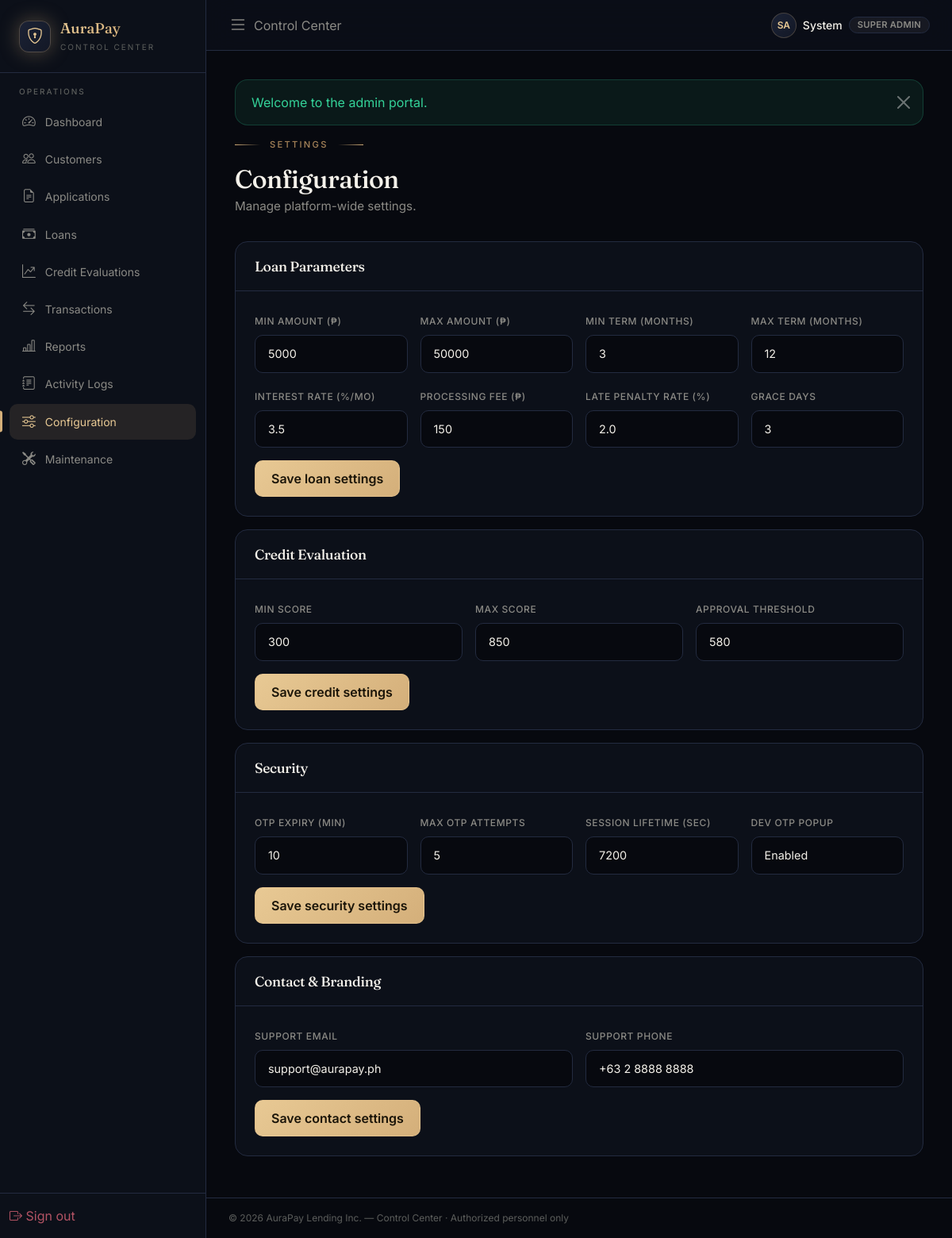
Screenshot of /admin/configuration.php (signed in) with the database file from the repository.
### tables this page shows
CREATE TABLE `users` (
    `id`                  BIGINT UNSIGNED NOT NULL AUTO_INCREMENT,
    `first_name`          VARCHAR(100)    NOT NULL,
    `middle_name`         VARCHAR(100)    DEFAULT NULL,
    `last_name`           VARCHAR(100)    NOT NULL,
    `email`               VARCHAR(190)    NOT NULL,
    `password_hash`       VARCHAR(255)    NOT NULL,
    `phone`               VARCHAR(32)     NOT NULL,
    `user_type`           ENUM('customer','admin') NOT NULL DEFAULT 'customer',
    `role`                VARCHAR(50)     DEFAULT NULL,
    `status`              ENUM('active','inactive','suspended','pending') NOT NULL DEFAULT 'pending',
    `email_verified_at`   DATETIME        DEFAULT NULL,
    `last_login_at`       DATETIME        DEFAULT NULL,
    `failed_login_attempts` INT UNSIGNED  NOT NULL DEFAULT 0,
    `locked_until`        DATETIME        DEFAULT NULL,
    `created_at`          DATETIME        NOT NULL DEFAULT CURRENT_TIMESTAMP,
    `updated_at`          DATETIME        NOT NULL DEFAULT CURRENT_TIMESTAMP ON UPDATE CURRENT_TIMESTAMP,
    PRIMARY KEY (`id`),
    UNIQUE KEY `uniq_users_email` (`email`),
    KEY `idx_users_type` (`user_type`),
    KEY `idx_users_status` (`status`),
    KEY `idx_users_phone` (`phone`)
);

CREATE TABLE `settings` (
    `id`          BIGINT UNSIGNED NOT NULL AUTO_INCREMENT,
    `key_name`    VARCHAR(100)    NOT NULL,
    `value`       TEXT           DEFAULT NULL,
    `group_name`  VARCHAR(50)    DEFAULT 'general',
    `description` VARCHAR(255)   DEFAULT NULL,
    `updated_by`  BIGINT UNSIGNED DEFAULT NULL,
    `created_at`  DATETIME       NOT NULL DEFAULT CURRENT_TIMESTAMP,
    `updated_at`  DATETIME       NOT NULL DEFAULT CURRENT_TIMESTAMP ON UPDATE CURRENT_TIMESTAMP,
    PRIMARY KEY (`id`),
    UNIQUE KEY `uniq_setting_key` (`key_name`),
    KEY `idx_setting_group` (`group_name`)
);

### helpers/Session.php (called while the page is built, shortened)
<?php
final class Session
{
    public static function get(string $key, $default = null)
    {
        return $_SESSION[$key] ?? $default;
    }
    public static function isLoggedIn(): bool
    {
        return isset($_SESSION['user_id']);
    }
    public static function userId(): ?int
    {
        return self::isLoggedIn() ? (int) self::get('user_id') : null;
    }
    public static function userName(): string
    {
        return (string) self::get('user_name', '');
    }
    public static function userRole(): ?string
    {
        return self::get('user_role');
    }
    public static function flash(string $key, $value = null)
    {
        $val = $_SESSION['_flash'][$key] ?? null;
        return $val;
    }
    public static function hasFlash(string $key): bool
    {
        return isset($_SESSION['_flash'][$key]);
    }
}

### helpers/Util.php (called while the page is built, shortened)
<?php
final class Util
{
    public static function initials(string $name): string
    {
        $parts = preg_split('/\s+/', trim($name));
        return strtoupper(substr($parts[0], 0, 1) . substr(end($parts), 0, 1));
    }
}

### helpers/Database.php (called while the page is built, shortened)
<?php
final class Database
{
    private static ?PDO $instance = null;
    public static function connection(): PDO
    {
        if (self::$instance instanceof PDO) {
            return self::$instance;
        }
        $cfg = require CONFIG_PATH . '/database.php';
        $dsn = sprintf(
            'mysql:host=%s;port=%d;dbname=%s;charset=%s',
            $cfg['host'],
            $cfg['port'],
            $cfg['name'],
            $cfg['charset']
        );
        $options = [
            PDO::ATTR_ERRMODE            => PDO::ERRMODE_EXCEPTION,
            PDO::ATTR_DEFAULT_FETCH_MODE => PDO::FETCH_ASSOC,
            PDO::ATTR_EMULATE_PREPARES   => false,
            PDO::ATTR_PERSISTENT         => false,
        ];
        try {
            self::$instance = new PDO($dsn, $cfg['user'], $cfg['pass'], $options);
        } catch (PDOException $e) {
            self::fail($e);
        }
        return self::$instance;
    }
    public static function query(string $sql, array $params = []): PDOStatement
    {
        $stmt = self::connection()->prepare($sql);
        $stmt->execute($params);
        return $stmt;
    }
    public static function fetch(string $sql, array $params = []): ?array
    {
        $stmt = self::query($sql, $params);
        $row = $stmt->fetch();
        return $row === false ? null : $row;
    }
    public static function fetchAll(string $sql, array $params = []): array
    {
        return self::query($sql, $params)->fetchAll();
    }
}

### helpers/Settings.php (called while the page is built, shortened)
<?php
final class Settings
{
    public static function byGroup(string $group): array
    {
        return Database::fetchAll(
            'SELECT key_name, value, description FROM settings WHERE group_name = :g ORDER BY key_name',
            [':g' => $group]
        );
    }
}

### admin/configuration.php (the view, shortened to what this page needs)
<?php
require_once __DIR__ . '/../includes/admin_header.php';
$loanSettings = Settings::byGroup('loan');
$creditSettings = Settings::byGroup('credit');
$securitySettings = Settings::byGroup('security');
$contactSettings = Settings::byGroup('contact');
function settingValue(array $settings, string $key): string {
    foreach ($settings as $s) { if ($s['key_name'] === $key) return htmlspecialchars($s['value']); }
    return '';
}
?>
<div class="page-header">
    <?= section_label('Settings') ?>
    <h1 class="page-title">Configuration</h1>
    <p class="page-subtitle">Manage platform-wide settings.</p>
</div>
<div class="card mb-3">
    <div class="card-header"><h5 class="mb-0">Loan Parameters</h5></div>
    <div class="card-body">
        <form method="post">
            <div class="row g-3">
                <div class="col-md-3"><label class="form-label">Min amount (₱)</label><input type="number" name="min_loan_amount" class="form-control" value="<?= settingValue($loanSettings,'min_loan_amount') ?>"></div>
                <div class="col-md-3"><label class="form-label">Max amount (₱)</label><input type="number" name="max_loan_amount" class="form-control" value="<?= settingValue($loanSettings,'max_loan_amount') ?>"></div>
                <div class="col-md-3"><label class="form-label">Min term (months)</label><input type="number" name="min_loan_term" class="form-control" value="<?= settingValue($loanSettings,'min_loan_term') ?>"></div>
                <div class="col-md-3"><label class="form-label">Max term (months)</label><input type="number" name="max_loan_term" class="form-control" value="<?= settingValue($loanSettings,'max_loan_term') ?>"></div>
                <div class="col-md-3"><label class="form-label">Interest rate (%/mo)</label><input type="number" step="0.1" name="default_interest_rate" class="form-control" value="<?= settingValue($loanSettings,'default_interest_rate') ?>"></div>
                <div class="col-md-3"><label class="form-label">Processing fee (₱)</label><input type="number" name="default_processing_fee" class="form-control" value="<?= settingValue($loanSettings,'default_processing_fee') ?>"></div>
                <div class="col-md-3"><label class="form-label">Late penalty rate (%)</label><input type="number" step="0.1" name="late_penalty_rate" class="form-control" value="<?= settingValue($loanSettings,'late_penalty_rate') ?>"></div>
                <div class="col-md-3"><label class="form-label">Grace days</label><input type="number" name="grace_days" class="form-control" value="<?= settingValue($loanSettings,'grace_days') ?>"></div>
            </div>
            <button type="submit" class="btn btn-gold mt-3">Save loan settings</button>
        </form>
    </div>
</div>
<div class="card mb-3">
    <div class="card-header"><h5 class="mb-0">Credit Evaluation</h5></div>
    <div class="card-body">
        <form method="post">
            <div class="row g-3">
                <div class="col-md-4"><label class="form-label">Min score</label><input type="number" name="credit_min_score" class="form-control" value="<?= settingValue($creditSettings,'credit_min_score') ?>"></div>
                <div class="col-md-4"><label class="form-label">Max score</label><input type="number" name="credit_max_score" class="form-control" value="<?= settingValue($creditSettings,'credit_max_score') ?>"></div>
                <div class="col-md-4"><label class="form-label">Approval threshold</label><input type="number" name="credit_approval_threshold" class="form-control" value="<?= settingValue($creditSettings,'credit_approval_threshold') ?>"></div>
            </div>
            <button type="submit" class="btn btn-gold mt-3">Save credit settings</button>
        </form>
    </div>
</div>
<div class="card mb-3">
    <div class="card-header"><h5 class="mb-0">Security</h5></div>
    <div class="card-body">
        <form method="post">
            <div class="row g-3">
                <div class="col-md-3"><label class="form-label">OTP expiry (min)</label><input type="number" name="otp_expiry_minutes" class="form-control" value="<?= settingValue($securitySettings,'otp_expiry_minutes') ?>"></div>
                <div class="col-md-3"><label class="form-label">Max OTP attempts</label><input type="number" name="otp_max_attempts" class="form-control" value="<?= settingValue($securitySettings,'otp_max_attempts') ?>"></div>
                <div class="col-md-3"><label class="form-label">Session lifetime (sec)</label><input type="number" name="session_lifetime" class="form-control" value="<?= settingValue($securitySettings,'session_lifetime') ?>"></div>
                <div class="col-md-3">
                    <label class="form-label">Dev OTP popup</label>
                    <select name="dev_otp_enabled" class="form-select">
                        <option value="1" <?= settingValue($securitySettings,'dev_otp_enabled')==='1'?'selected':'' ?>>Enabled</option>
                    </select>
                </div>
            </div>
            <button type="submit" class="btn btn-gold mt-3">Save security settings</button>
        </form>
    </div>
</div>
<div class="card mb-3">
    <div class="card-header"><h5 class="mb-0">Contact & Branding</h5></div>
    <div class="card-body">
        <form method="post">
            <div class="row g-3">
                <div class="col-md-6"><label class="form-label">Support email</label><input type="email" name="support_email" class="form-control" value="<?= settingValue($contactSettings,'support_email') ?>"></div>
                <div class="col-md-6"><label class="form-label">Support phone</label><input type="text" name="support_phone" class="form-control" value="<?= settingValue($contactSettings,'support_phone') ?>"></div>
            </div>
            <button type="submit" class="btn btn-gold mt-3">Save contact settings</button>
        </form>
    </div>
</div>
<?php require_once __DIR__ . '/../includes/admin_footer.php'; ?>

### includes/admin_header.php (shortened to what this page needs)
<?php
require_once __DIR__ . '/../includes/product.php';
$adminUser = Database::fetch('SELECT * FROM users WHERE id = :id', [':id' => Session::userId()]);
$p = product();
$role = Session::userRole();
$active = basename($_SERVER['PHP_SELF'] ?? '');
?>
<!DOCTYPE html>
<html lang="en">
<head>
    <link href="https://cdn.jsdelivr.net/npm/bootstrap@5.3.3/dist/css/bootstrap.min.css" rel="stylesheet">
    <link href="https://cdn.jsdelivr.net/npm/bootstrap-icons@1.11.3/font/bootstrap-icons.min.css" rel="stylesheet">
    <link href="assets/css/aurapay.css" rel="stylesheet">
</head>
<body>
<div class="admin-wrapper bg-grain">
    <aside class="admin-sidebar" id="adminSidebar">
        <a href="dashboard.php" class="sidebar-brand">
            <span class="brand-icon" style="background: linear-gradient(135deg, var(--obsidian-4), var(--obsidian-3)); color: var(--gold-bright); border: 1px solid rgba(212,175,122,0.3);">
                <i class="bi bi-shield-lock"></i>
            </span>
            <span>
                <span class="brand-text"><?= htmlspecialchars($p['name']) ?></span>
                <span class="brand-sub">Control Center</span>
            </span>
        </a>
        <nav class="sidebar-nav">
            <div class="nav-section-label">Operations</div>
            <a href="dashboard.php" class="nav-link <?= $active === 'dashboard.php' ? 'active' : '' ?>"><i class="bi bi-speedometer2"></i> Dashboard</a>
            <a href="customers.php" class="nav-link <?= $active === 'customers.php' ? 'active' : '' ?>"><i class="bi bi-people"></i> Customers</a>
            <a href="applications.php" class="nav-link <?= $active === 'applications.php' ? 'active' : '' ?>"><i class="bi bi-file-earmark-text"></i> Applications</a>
            <a href="loans.php" class="nav-link <?= $active === 'loans.php' ? 'active' : '' ?>"><i class="bi bi-cash-stack"></i> Loans</a>
            <a href="credit_evaluation.php" class="nav-link <?= $active === 'credit_evaluation.php' ? 'active' : '' ?>"><i class="bi bi-graph-up-arrow"></i> Credit Evaluations</a>
            <a href="transactions.php" class="nav-link <?= $active === 'transactions.php' ? 'active' : '' ?>"><i class="bi bi-arrow-left-right"></i> Transactions</a>
            <a href="reports.php" class="nav-link <?= $active === 'reports.php' ? 'active' : '' ?>"><i class="bi bi-bar-chart-line"></i> Reports</a>
            <a href="activity_logs.php" class="nav-link <?= $active === 'activity_logs.php' ? 'active' : '' ?>"><i class="bi bi-journal-text"></i> Activity Logs</a>
            <?php if (in_array($role, [ROLE_SUPER_ADMIN, ROLE_ADMIN], true)): ?>
            <a href="configuration.php" class="nav-link <?= $active === 'configuration.php' ? 'active' : '' ?>"><i class="bi bi-sliders"></i> Configuration</a>
            <a href="maintenance.php" class="nav-link <?= $active === 'maintenance.php' ? 'active' : '' ?>"><i class="bi bi-tools"></i> Maintenance</a>
            <?php endif; ?>
        </nav>
        <div class="sidebar-footer">
            <a href="logout.php" class="nav-link" style="color: rgba(251,113,133,0.7);">
                <i class="bi bi-box-arrow-right"></i> Sign out
            </a>
        </div>
    </aside>
    <div class="admin-main">
        <header class="admin-topbar">
            <button class="sidebar-toggle" id="sidebarToggle"><i class="bi bi-list fs-4"></i></button>
            <div class="d-flex align-items-center gap-2">
                <span class="d-none d-md-inline text-muted">Control Center</span>
            </div>
            <div class="topbar-actions">
                <div class="dropdown">
                    <button class="icon-btn d-flex align-items-center gap-2" data-bs-toggle="dropdown">
                        <span class="avatar avatar-sm avatar-admin"><?= Util::initials(Session::userName()) ?></span>
                        <span class="d-none d-md-inline" style="color: var(--ink); font-weight: 500; font-size: 0.875rem;"><?= htmlspecialchars($adminUser['first_name'] ?? 'Admin') ?></span>
                        <span class="badge badge-neutral"><?= htmlspecialchars(ucfirst(str_replace('_', ' ', $role ?? 'admin'))) ?></span>
                    </button>
                </div>
            </div>
        </header>
        <main class="admin-content animate-fade-in">
            <?php if (Session::hasFlash('success')): ?>
                <div class="alert alert-success alert-dismissible fade show">
                    <?= htmlspecialchars(Session::flash('success')) ?>
                    <button type="button" class="btn-close" data-bs-dismiss="alert"></button>
                </div>
            <?php endif; ?>

### includes/product.php (shortened to what this page needs)
<?php
function product(): array
{
    static $product = null;
    if ($product === null) {
        $product = require CONFIG_PATH . '/product.php';
    }
    return $product;
}
function section_label(string $label): string
{
    return '<div class="section-label"><span class="ornament"></span><span>' . htmlspecialchars($label) . '</span><span class="ornament" style="transform: rotate(180deg);"></span></div>';
}

### includes/admin_footer.php (shortened to what this page needs)
        </main>
        <footer class="admin-footer">
            <span>&copy; <?= date('Y') ?> <?= htmlspecialchars(product()['company']) ?> — Control Center · Authorized personnel only</span>
        </footer>
    </div>
</div>
</body>
</html>

### rows the page displays
users: first_name "SA", first_name "System"
settings: min_loan_amount "5000"
settings: max_loan_amount "50000"
settings: min_loan_term "3"
settings: max_loan_term "12"
settings: default_interest_rate "3.5"
settings: default_processing_fee "150"
settings: late_penalty_rate "2.0"
settings: grace_days "3"
settings: credit_min_score "300"
settings: credit_max_score "850"
settings: credit_approval_threshold "580"
settings: otp_expiry_minutes "10"
settings: otp_max_attempts "5"
settings: session_lifetime "7200"
settings: dev_otp_enabled "Enabled"
settings: support_email "support@aurapay.ph"
settings: support_phone "+63 2 8888 8888"

### other values shown
$p['name'] "AuraPay"
str_replace('_', ' ', $role ?? 'admin') "SUPER ADMIN"
Session::flash('success') "Welcome to the admin portal."
$label "SETTINGS"
product()['company'] "AuraPay Lending Inc."
